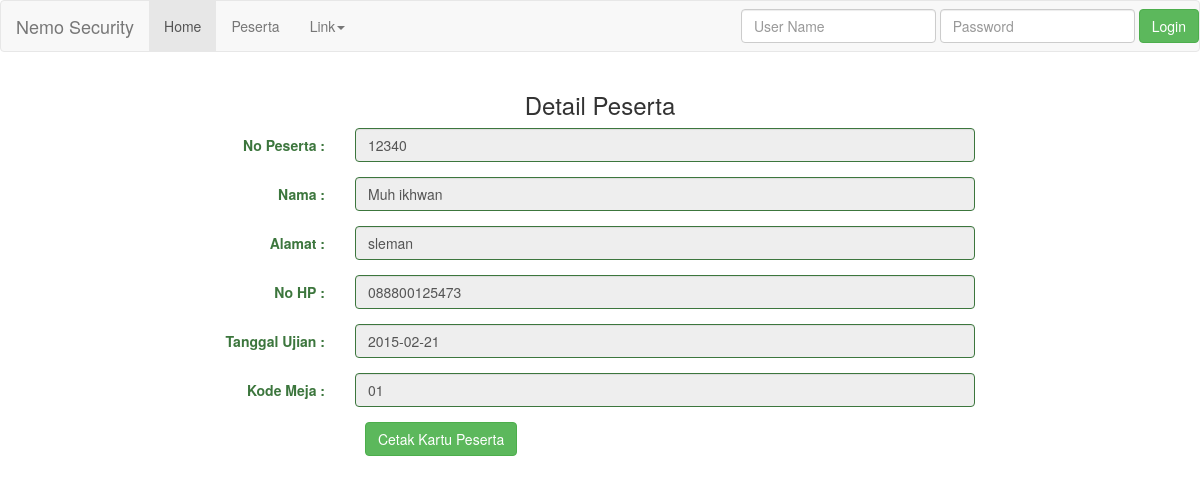
The page /v/sqli/detail.php?no_p=12340 on the database its author committed.
### tables this page shows
CREATE TABLE `peserta_pns` (
  `id` int(10) NOT NULL AUTO_INCREMENT,
  `no_p` int(20) NOT NULL,
  `nama` varchar(50) NOT NULL,
  `alamat` varchar(80) NOT NULL,
  `no_hp` char(12) NOT NULL,
  `tgl_ujian` date NOT NULL,
  `kode_meja` char(5) NOT NULL,
  `kode_soal` char(10) NOT NULL,
  PRIMARY KEY (`id`),
  UNIQUE KEY `no_p` (`no_p`)
);

### lib/db.class.php (called while the page is built, shortened)
<?php
class DB {
        public function fetch_All($query){
            $q = mysql_query($query) or die(mysql_error());
            return $q;
        }
}

### v/sqli/detail.php (the view, shortened to what this page needs)
<?php
require_once lib.'db.class.php';
    $nop = $_GET['no_p'];
    $dbh = new DB();
    $query = "SELECT * FROM peserta_pns WHERE no_p = $nop";
    $query = $dbh->fetch_All($query);
    $q = mysql_fetch_assoc($query);
?>
<html>
    <head>
        <link rel="stylesheet" href="../../css/bootstrap.min.css">
    </head>
    <body>
        <nav class="navbar navbar-default" role="navigation">
            <div class="navbar-header">
                <a class="navbar-brand" href="../../index.php">Nemo Security</a>
            </div>
        <div>
            <ul class="nav navbar-nav">
                <li class="active"><a href="index.php">Home</a></li>
                <li><a href="index.php">Peserta</a></li>
                <li class="dropdown">
                    <a href="#" class="dropdown-toggle" data-toggle="dropdown">Link<b class="caret"></b></a>
                </li>
            </ul>
        </div>
            <div>
                <form method="post" action="login.php" class="navbar-form navbar-right" role="login">
                    <div class="form-group">
                        <input type="text" class="form-control" name="uname" placeholder="User Name" required="">
                    </div>
                    <div class="form-group">
                        <input type="password" class="form-control" name="pass" placeholder="Password" required="">
                    </div>
                    <button type="submit" name="Login" class="btn btn-success">Login</button>
                </form>
            </div>
        </nav>
        <div class="container">
            <div class="row">
            <div class="col-md-2"></div>
            <div class="col-md-8">
                <h3 style="text-align: center">Detail Peserta</h3>
                <form class="form-horizontal" role="form">
                <div class="form-group has-success">
                    <label class="col-sm-2 control-label">No Peserta :</label>
                    <div class="col-md-10">
                        <input class="form-control" value="<?php echo $q['no_p']?>" type="text" disabled>
                    </div>
                </div>
                <div class="form-group has-success">
                    <label class="col-sm-2 control-label">Nama :</label>
                    <div class="col-md-10">
                        <input class="form-control" type="text" value="<?php echo $q['nama']?>" disabled>
                    </div>
                </div>
                <div class="form-group has-success">
                    <label class="col-sm-2 control-label">Alamat :</label>
                    <div class="col-md-10">
                    <input class="form-control"  type="text" value="<?php echo $q['alamat']?>" disabled>
                    </div>
                </div>
                <div class="form-group has-success">
                    <label class="col-sm-2 control-label">No HP :</label>
                    <div class="col-md-10">
                    <input class="form-control" type="text" value="<?php echo $q['no_hp']?>" disabled>
                    </div>
                </div>
                <div class="form-group has-success">
                    <label class="col-sm-2 control-label">Tanggal Ujian :</label>
                    <div class="col-md-10">
                    <input class="form-control" type="text" value="<?php echo $q['tgl_ujian']?>" disabled>
                    </div>
                </div>
                <div class="form-group has-success">
                    <label class="col-sm-2 control-label">Kode Meja :</label>
                    <div class="col-md-10">
                    <input class="form-control" type="text" value="<?php echo $q['kode_meja']?>" disabled>
                    </div>
                </div>
                    <label class="col-sm-2 control-label"></label>
                    <div class="col-md-10">
                    <button type="button" class="btn btn-success">Cetak Kartu Peserta</button>
                    </div>
            </form>
            </div>
            <div class="col-md-2"></div>
            </div>
        </div>
    </body>
</html>

### rows shown on the page
peserta_pns: no_p "12340", nama "Muh ikhwan", alamat "sleman", no_hp "088800125473", tgl_ujian "2015-02-21", kode_meja "01"
